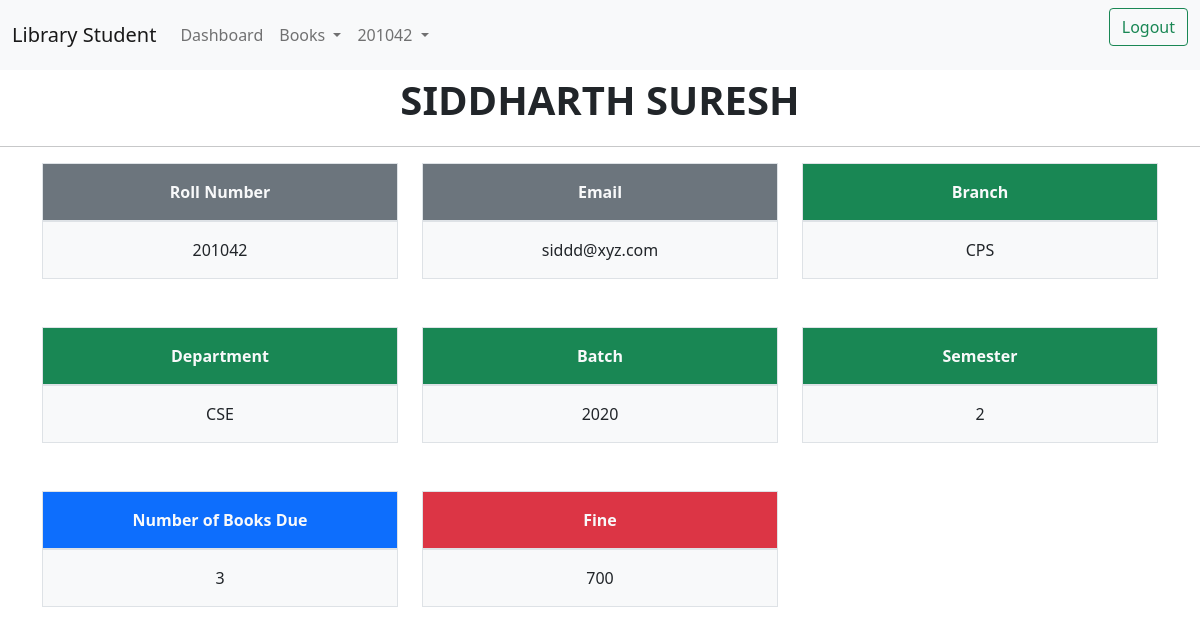
The app's page /profile/ (signed in), older data.
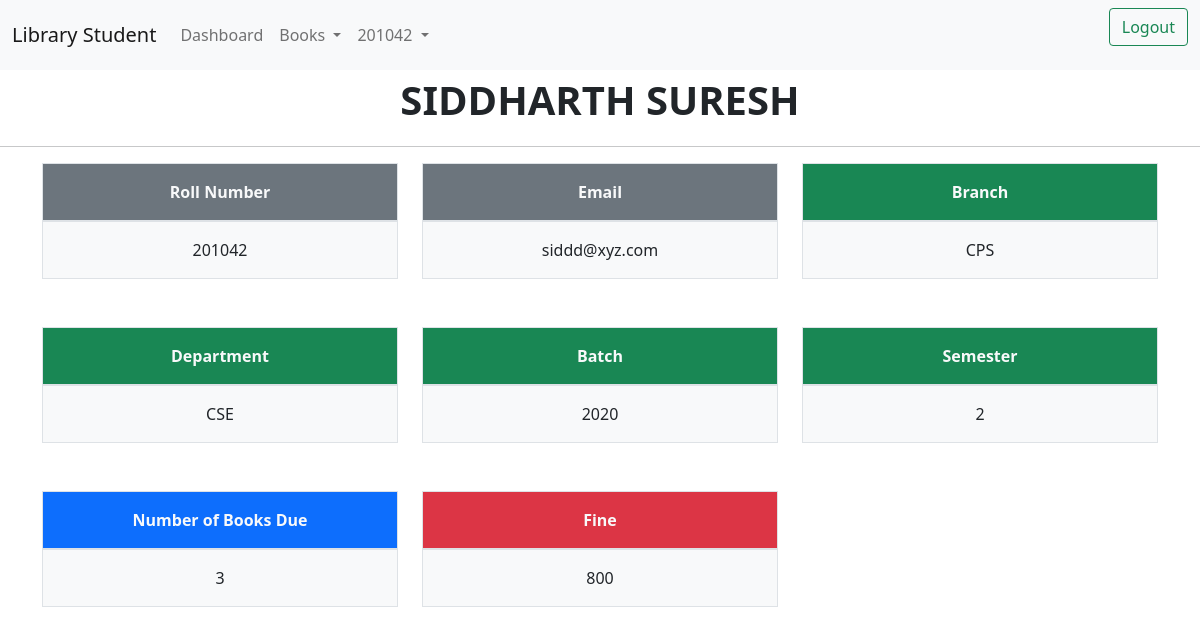
The same page, newer data.
### library/models.py (models this page shows, shortened)
class Student(models.Model):
    user = models.OneToOneField(User, on_delete=models.CASCADE)
    roll_no = models.CharField(max_length=10)
    name = models.CharField(max_length=20)
    branch = models.CharField(max_length=3)
    DEPT = ( ('1', 'CSE'), ('2', 'ECE'), ('3','EEE'),('4','ME'))
    department = models.CharField(max_length=1, choices=DEPT, blank=True, default='1')
    BAT = (('1','2017'),('2','2018'),('3','2019'),('4','2020'))
    batch = models.CharField(max_length=1, choices=BAT, blank=True, default='4')
    SEM = (('1','1'),('2','2'),('3','3'),('4','4'),('5','5'),('6','6'),('7','7'),('8','8'))
    semester = models.CharField(max_length=1, choices=SEM, blank=True, default='1')
    fine = models.IntegerField(default=0)
    email=models.EmailField()
    class Meta:
        ordering = ['roll_no']
    def num_books(self):
        return IssueBook.objects.filter(student=self, is_returned=False).count()

### library/views.py (the view)
# urls.py: path('profile/', Profile_view),
@login_required(redirect_field_name='dashboard')
def Profile_view(request):
	if request.user.is_staff:
		return redirect('/staff')
	student=Student.objects.get(user=request.user)
	return render(request, "profile.html", locals())

### library/templates/profile.html (shortened to what this page needs)
<html>
	<head>
    	<link href="https://cdn.jsdelivr.net/npm/bootstrap@5.0.0-beta3/dist/css/bootstrap.min.css" rel="stylesheet">
	</head>
	<body>
	<nav class="navbar nav-pills navbar-expand-lg navbar-light bg-light">
	  <div class="container-fluid">
	    <a class="navbar-brand" href="#">Library Student</a>
	    <div class="collapse navbar-collapse" id="navbarSupportedContent">
	      <ul class="navbar-nav me-auto mb-2 mb-lg-0">
	        <li class="nav-item">
	          <a class="nav-link" aria-current="page" href="/">Dashboard</a>
	        </li>
	        <li class="nav-item dropdown active">
	          <a class="nav-link dropdown-toggle" href="#" id="navbarDropdown" role="button" data-bs-toggle="dropdown" aria-expanded="false">
	            Books
	          </a>
	        </li>
	        {% if user.is_authenticated %}
	        <li class="nav-item dropdown">
	          <a class="nav-link dropdown-toggle" href="#" id="navbarDropdown" role="button" data-bs-toggle="dropdown" aria-expanded="false">
	            {{ user.username }}
	          </a>
	        </li>
	        {% endif %}
	      </ul>
	      {% if user.is_authenticated %}
	      <form action="{% url 'logout' %}" class="d-flex">
	        <button class="btn btn-outline-success" type="submit">Logout</button>
	      </form>
	      {% else %}
	      <form action="{% url 'login' %}" class="d-flex">
	        <button class="btn btn-outline-primary" type="submit">Login</button>
	      </form>
	      {% endif %}
	    </div>
	  </div>
	</nav>
	<p class="fs-1 text-uppercase fw-bolder text-center">{{student.name}}</p>
	<hr>
	<div class="container overflow-hidden">
	  <div class="row gy-5 text-center">
	    <div class="col-4">
	      <div class="p-3 border bg-secondary text-light fw-bold">Roll Number</div>
	      <div class="p-3 border bg-light ">{{student.roll_no}}</div>
	    </div>
	    <div class="col-4">
	    	<div class="p-3 border bg-secondary text-light fw-bold">Email</div>
	      <div class="p-3 border bg-light">{{student.email}}</div>
	    </div>
	    <div class="col-4">
	    	<div class="p-3 border bg-success text-light fw-bold">Branch</div>
	      <div class="p-3 border bg-light">{{student.branch}}</div>
	    </div>
	    <div class="col-4">
	    	<div class="p-3 border bg-success text-light fw-bold">Department</div>
	      <div class="p-3 border bg-light">{{student.get_department_display}}</div>
	    </div>
	    <div class="col-4">
	    	<div class="p-3 border bg-success text-light fw-bold">Batch</div>
	      <div class="p-3 border bg-light">{{student.get_batch_display}}</div>
	    </div>
	    <div class="col-4">
	    	<div class="p-3 border bg-success text-light fw-bold">Semester</div>
	      <div class="p-3 border bg-light">{{student.get_semester_display}}</div>
	    </div>
	    <div class="col-4">
	    	<div class="p-3 border bg-primary text-light fw-bold">Number of Books Due</div>
	      <div class="p-3 border bg-light">{{student.num_books}}</div>
	    </div>
	    <div class="col-4">
	    	<div class="p-3 border bg-danger text-light fw-bold">Fine</div>
	      <div class="p-3 border bg-light">{{student.fine}}</div>
	    </div>
	  </div>
	</div>
	</body>
</html>

Row changes from the older to the newer data that the page shows:
changed Student "SIDDHARTH SURESH": fine "700" → "800"
